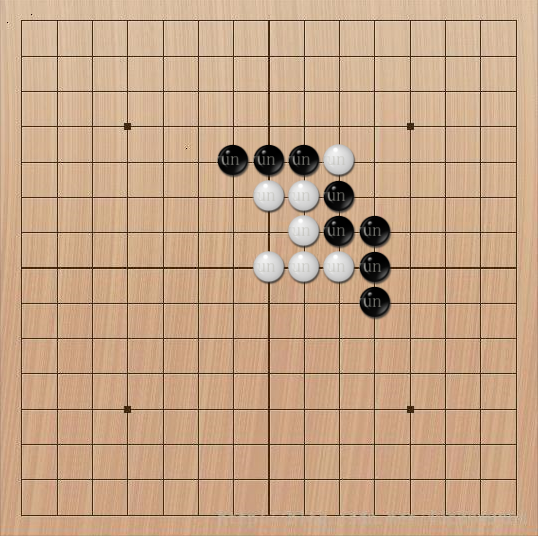
#> input picture src/问题1 棋盘识别/3.棋子检测/img/2.png, 538 x 536 px, found by its file name
$ python screenCut.py   (older library calls are emulated)
#> lines starting #> are read from the running program, lines starting #| are printed output that depends on the picture
from PIL import Image


pic = Image.open(
    "C:/Users/王欣哲/Desktop/2.png").convert('L').resize((96, 96), Image.ANTIALIAS)
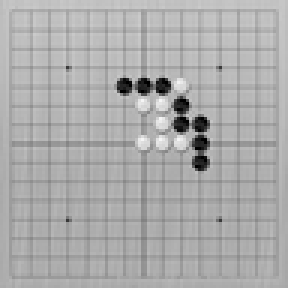
#> pic: PIL image 96x96 L (shown 3 times larger); min 0, max 245, mean 171.4
pic.save("C:/Users/王欣哲/Desktop/2-2.png")

$ run again, with src/问题1 棋盘识别/3.棋子检测/img/1.png copied over src/问题1 棋盘识别/3.棋子检测/img/2.png
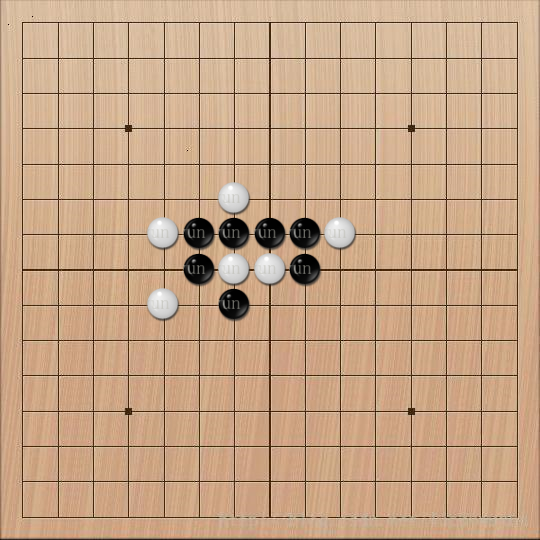
#> input picture src/问题1 棋盘识别/3.棋子检测/img/1.png, 540 x 540 px, found by its file name
#> `pic = Image.open( "C:/Users/王欣哲/Desktop/2.png").convert('L').resize((9..`:
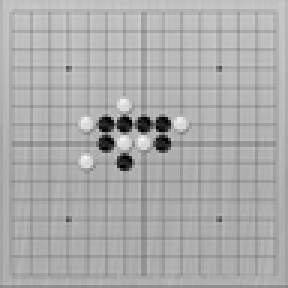
#> pic: PIL image 96x96 L (shown 3 times larger); min 0, max 246, mean 171.5

$ run again, with src/问题1 棋盘识别/3.棋子检测/img/10.png copied over src/问题1 棋盘识别/3.棋子检测/img/2.png
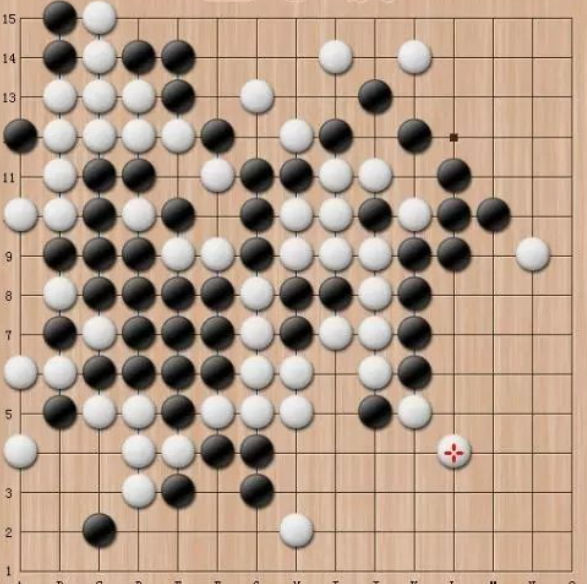
#> input picture src/问题1 棋盘识别/3.棋子检测/img/10.png, 587 x 584 px, found by its file name
#> `pic = Image.open( "C:/Users/王欣哲/Desktop/2.png").convert('L').resize((9..`:
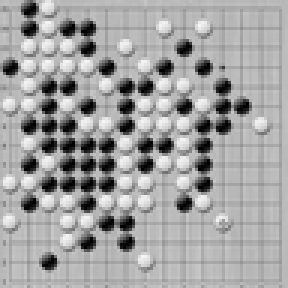
#> pic: PIL image 96x96 L (shown 3 times larger); min 0, max 246, mean 161.9

$ run again, with src/问题1 棋盘识别/3.棋子检测/img/11.png copied over src/问题1 棋盘识别/3.棋子检测/img/2.png
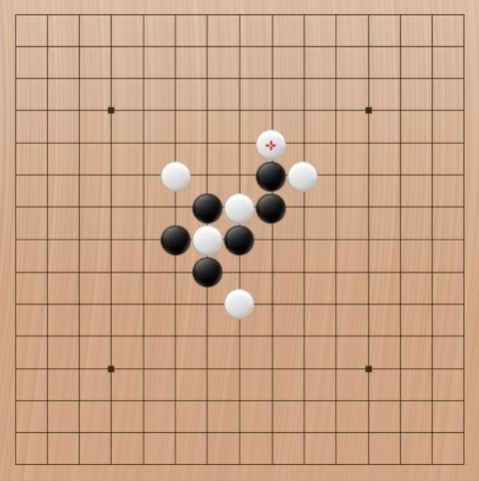
#> input picture src/问题1 棋盘识别/3.棋子检测/img/11.png, 479 x 481 px, found by its file name
#> `pic = Image.open( "C:/Users/王欣哲/Desktop/2.png").convert('L').resize((9..`:
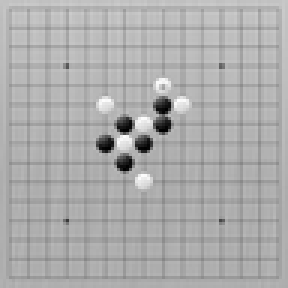
#> pic: PIL image 96x96 L (shown 3 times larger); min 0, max 255, mean 172.5
